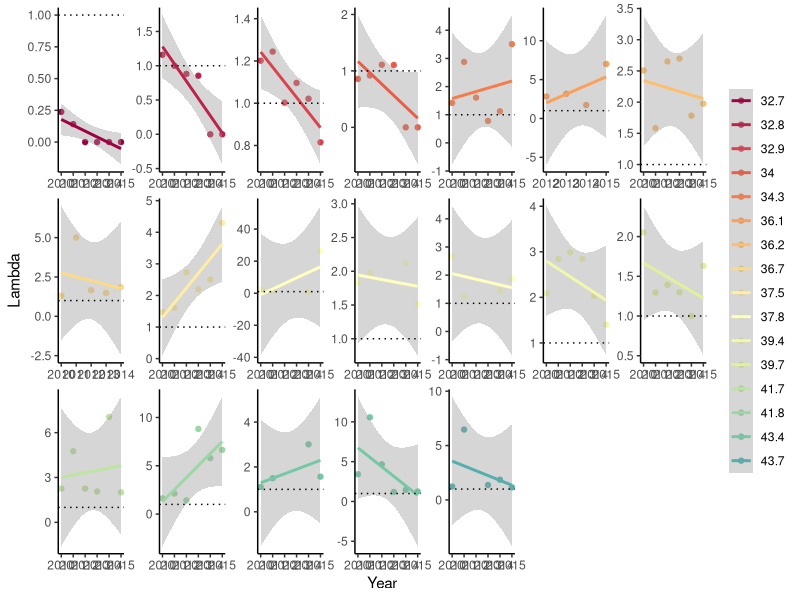
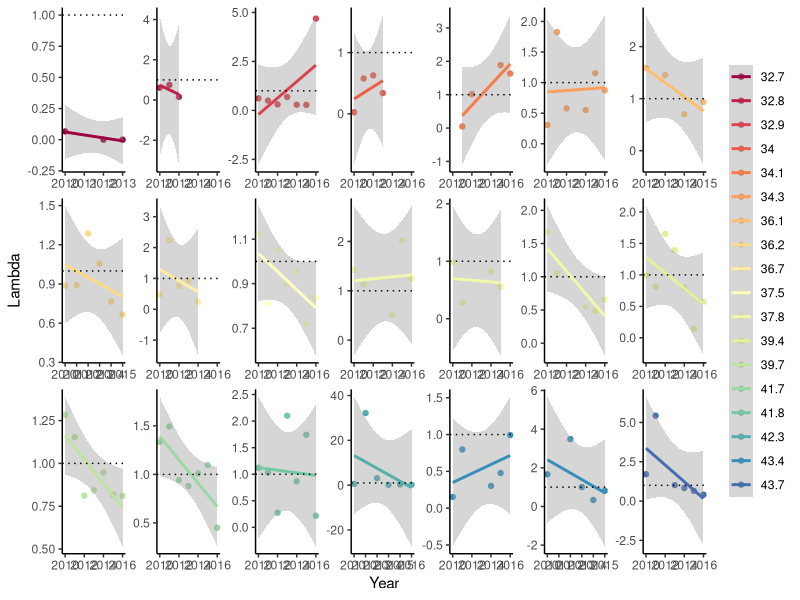
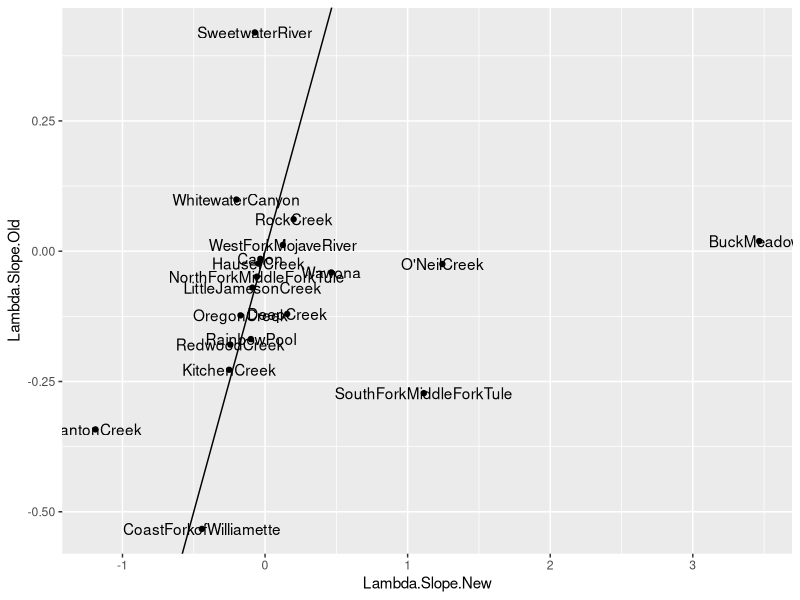
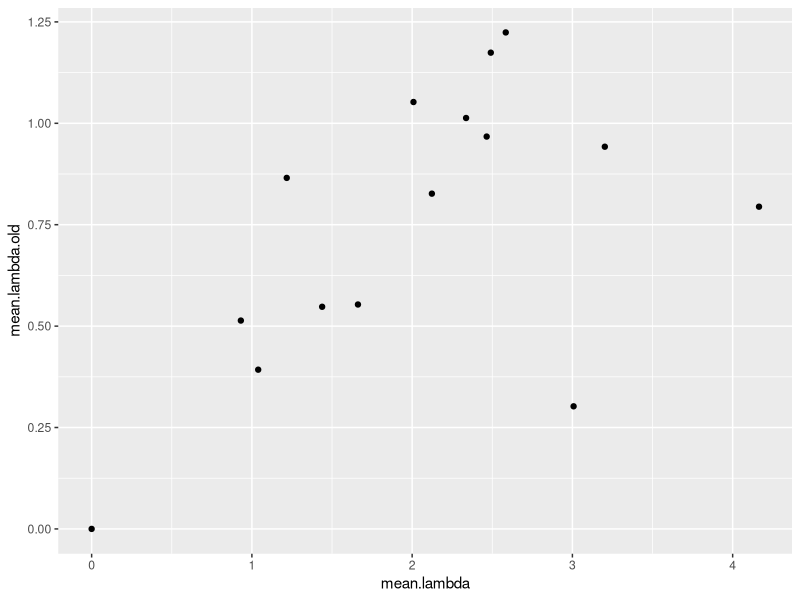

These charts were generated, in order, by the following R code:
#### PROJECT: Genomic offsets and demographic trajectories of Mimulus cardinalis populations during extreme drought
#### PURPOSE OF THIS SCRIPT: Calculate slopes of lambda versus year as a metric of the rate of demographic decline during drought
#### AUTHOR: Amy Angert
#### DATE LAST MODIFIED: 20230504


#*******************************************************************************
#### 0. Clean workspace and load required packages
#*******************************************************************************

# Remove objects and clear workspace
rm(list = ls(all=TRUE))

# Make vector of packages needed
packages_needed <- c("tidyverse", "RColorBrewer")

# Install packages needed (if not already installed)
for (i in 1:length(packages_needed)){
  if(!(packages_needed[i] %in% installed.packages())){install.packages(packages_needed[i])}
}

# Load packages needed
for (i in 1:length(packages_needed)){
  library(packages_needed[i], character.only = TRUE)
}


#*******************************************************************************
### 1. Read in lambda estimates for each site and year
#*******************************************************************************
dat <- read.csv("data/demography data/siteYear.lambda_2010-2016.csv")

focal.sites <- c("CoastForkofWilliamette",
                 "CantonCreek",
                 "RockCreek",
                 "DeerCreek",
                 "O'NeilCreek",
                 "DeepCreek",
                 "LittleJamesonCreek",
                 "OregonCreek",
                 "RainbowPool",
                 "Carlon",
                 "BuckMeadows",
                 "Wawona",
                 "RedwoodCreek",
                 "NorthForkMiddleForkTule",
                 "SouthForkMiddleForkTule",
                 "WestForkMojaveRiver",
                 "MillCreek",
                 "WhitewaterCanyon",
                 "SweetwaterRiver",
                 "KitchenCreek",
                 "HauserCreek")

dat.old <- read.csv("data/demography data/siteYear.lambda_2010-2016_old.csv") %>% 
  filter(Site %in% focal.sites)


#*******************************************************************************
### 2. Visualize estimates over time for each site
#*******************************************************************************

# N-S color gradient
lat_cols=colorRampPalette(brewer.pal(11,"Spectral"))
n.sites <- length(unique(dat$Site))
color.list <- lat_cols(n.sites)

ggplot(dat, aes(x=Year, y=lambda, color=as.factor(round(Latitude, 1)))) +
  geom_point() +
  geom_smooth(method="lm") +
  scale_color_manual(values=color.list) +
  ylab("Lambda") +
  #ylim(0,2) +
  geom_hline(yintercept=1, linetype="dotted") +
  facet_wrap(~Latitude, scale="free", nrow=3) +
  theme_classic() +
  theme(strip.background = element_blank(), strip.text.x = element_blank(),
        legend.title = element_blank())
# Note: Buck Meadows and Mill Creek slopes were getting pulled up by 2015-16, which had very high recruitment and we assume indicated relatively early recovery. This is part of the rationale for calculating rates of decline as slope until 2014-15.
# Note: Deer Creek slope is getting pushed down by 2012, which had very high recruitment. Have verified that recruitment estimates are as correct as can be for this difficult site where plots wash out frequently. This would not be drought recovery, so less clear whether this year's estimate should be trimmed out or not. This site is perennially tricky and unreliable, so suggest excluding site altogether.

ggplot(dat.old, aes(x=Year, y=lambda, color=as.factor(round(Latitude, 1)))) +
  geom_point() +
  geom_smooth(method="lm") +
  scale_color_manual(values=color.list) +
  ylab("Lambda") +
  #ylim(0,2) +
  geom_hline(yintercept=1, linetype="dotted") +
  facet_wrap(~Latitude, scale="free", nrow=3) +
  theme_classic() +
  theme(strip.background = element_blank(), strip.text.x = element_blank(),
        legend.title = element_blank())

#*******************************************************************************
### 3. Calculate slopes of lambda over time for each site
#*******************************************************************************

# Note: Mill Creek only has two annual transition estimates (because of 100% plot wash-out in 2010 and flooding that prevented site access in 2013), so Mill Creek should be removed entirely from downstream analyses.

# Note: should Deer Creek be re-estimated after dropping its 2012 value, or should we exclude Deer Creek from downstream analyses altogether because the plot markers are so unstable that a disproportionate amount of the data are of dubious quality?

# with cleaned lambdas
site.vec <- unique(dat$Site)
slopes.lam <- c()
site.lam <- c()

for (i in 1:length(site.vec)) {
  dat.site <- dat %>% filter(Site==site.vec[i])
  mod <- lm(lambda ~ Year, dat.site)
  slopes.lam[i] <- coefficients(mod)[2]
  site.lam[i] <- site.vec[i]
}

slopes.lambda <- bind_cols(site.lam, slopes.lam) %>% 
  dplyr::select(Site=...1, Lambda.Slope.New=...2) %>% 
  mutate(Site = gsub(" ", "", Site))

# compare to preliminary older estimates
site.vec.old <- unique(dat.old$Site)
slopes.lam.old <- c()
site.lam.old <- c()

for (i in 1:length(site.vec.old)) {
  dat.site.old <- dat.old %>% filter(Site==site.vec.old[i])
  mod <- lm(lambda ~ Year, dat.site.old)
  slopes.lam.old[i] <- coefficients(mod)[2]
  site.lam.old[i] <- site.vec.old[i]
}

slopes.lambda.old <- bind_cols(site.lam.old, slopes.lam.old) %>% 
  dplyr::select(Site=...1, Lambda.Slope.Old=...2) 

slopes.all <- left_join(slopes.lambda, slopes.lambda.old)

ggplot(data=slopes.all, aes(x=Lambda.Slope.New, y=Lambda.Slope.Old, label=Site)) +
  geom_point() + 
  geom_text() + 
  geom_abline() 


# Note: Re-estimate Deer Creek after dropping its 2012 value
dat <- dat %>% filter(SiteYear!="Deer Creek:2012")

site.vec <- unique(dat$Site)
slopes.lam <- c()
site.lam <- c()

for (i in 1:length(site.vec)) {
  dat.site <- dat %>% filter(Site==site.vec[i])
  mod <- lm(lambda ~ Year, dat.site)
  slopes.lam[i] <- coefficients(mod)[2]
  site.lam[i] <- site.vec[i]
}

slopes.lambda <- bind_cols(site.lam, slopes.lam) %>% 
  dplyr::select(Site=...1, Lambda.Slope.New=...2) %>% 
  mutate(Site = gsub(" ", "", Site))

# Remove Mill Creek and Deer Creek (see lines 98-100)
slopes.lambda <- slopes.lambda %>% filter(Site!="DeerCreek" & Site!="MillCreek")

# Add Latitude and other covariates back in
covar <- dat.old %>% 
  select(Site, Latitude, Longitude, Elevation, Region, RegionRank) %>% 
  unique()

slopes.lambda <- left_join(slopes.lambda, covar, by="Site") 


#*******************************************************************************
### 4. Calculate mean lambda during drought for each site
#*******************************************************************************

# Note: Mill Creek only has two annual transition estimates (because of 100% plot wash-out in 2010 and flooding that prevented site access in 2013), so Mill Creek should be removed entirely from downstream analyses.

# Note: should Deer Creek be re-estimated after dropping its 2012 value, or should we exclude Deer Creek from downstream analyses altogether because the plot markers are so unstable that a disproportionate amount of the data are of dubious quality?

dat.mean <- dat %>% 
  group_by(Latitude, Site) %>% 
  filter(Year==2012|Year==2013|Year==2014) %>% 
  summarize(mean.lambda = exp(mean(log(lambda), na.omit=TRUE))) #GEOMETRIC mean

# compare to preliminary older estimates
dat.mean.old <- dat.old %>% 
  group_by(Latitude, Site) %>% 
  filter(Year==2012|Year==2013|Year==2014) %>% 
  summarize(mean.lambda.old = exp(mean(log(lambda), na.omit=TRUE))) #GEOMETRIC mean

means.all <- left_join(dat.mean, dat.mean.old, by="Latitude")

ggplot(data=means.all, aes(x=mean.lambda, y=mean.lambda.old)) +
  geom_point() 

# Join to slopes
demog.response <- left_join(slopes.lambda, means.all, by=c("Site"="Site.y")) %>% 
  select(Site, Latitude=Latitude.x, Longitude, Elevation, Region, RegionRank, lambda.slope = Lambda.Slope.New, lambda.mean = mean.lambda)

# Save to .csv file 
write.csv(demog.response,"data/demography data/siteYear.lambda_responses_2010-2015.csv",row.names=FALSE)
